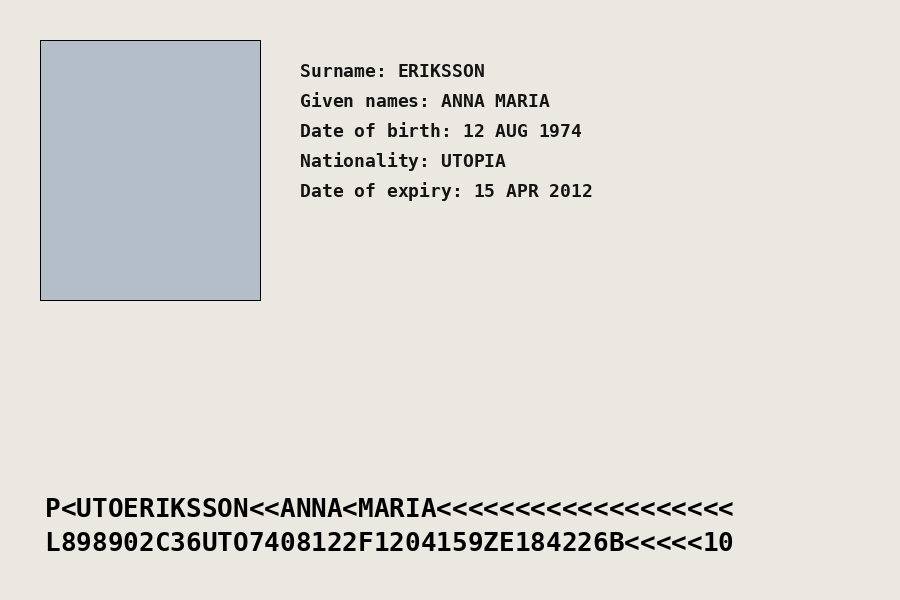
#> input picture doc_fraud_tier0/sample_data/sample_expired_passport.png, 900 x 600 px
$ python m2_noise.py ../../../doc_fraud_tier0/sample_data/sample_expired_passport.png   (older library calls are emulated)
#> lines starting #> are read from the running program, lines starting #| are printed output that depends on the picture
#> in main, img is the input picture: shape (600, 900, 3); mean B, G, R 215.6, 220.6, 222.1
import argparse
import json
import sys

import cv2
import numpy as np

SIGMA_MAX = 6.0

_K = np.array([[1, -2, 1], [-2, 4, -2], [1, -2, 1]], dtype=np.float64)


def _sigma(g):
    h, w = g.shape
    if h < 5 or w < 5:
        return 0.0
    c = cv2.filter2D(g, cv2.CV_64F, _K)
    return float(np.sqrt(np.pi / 2.0) * np.sum(np.abs(c[1:-1, 1:-1])) / (6.0 * (w - 2) * (h - 2)))


def _response(gray):
    return cv2.filter2D(gray, cv2.CV_64F, _K)[1:-1, 1:-1]


def assess(img_bgr, mode="photo"):
#> called with mode = 'photo'
    gray = cv2.cvtColor(img_bgr, cv2.COLOR_BGR2GRAY).astype(np.float64)
    h, w = gray.shape
#> h = 600; w = 900
    r = np.abs(_response(gray))
#> in _response, `return cv2.filter2D(gray, cv2.CV_64F, _K)[1:-1, 1:-1]`:
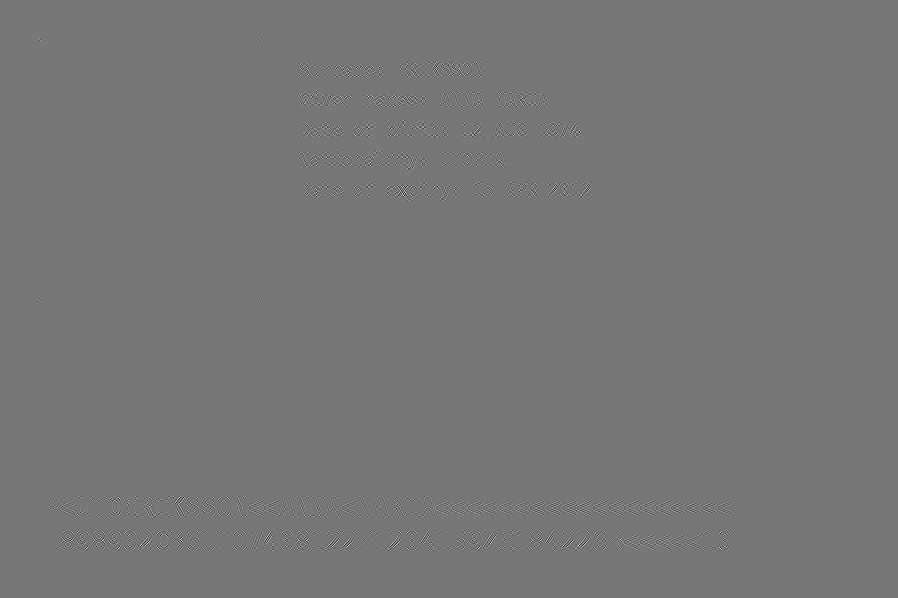
#> returned value: shape (598, 898) float64; min -449, max 507, mean 0; drawn with min black and max white
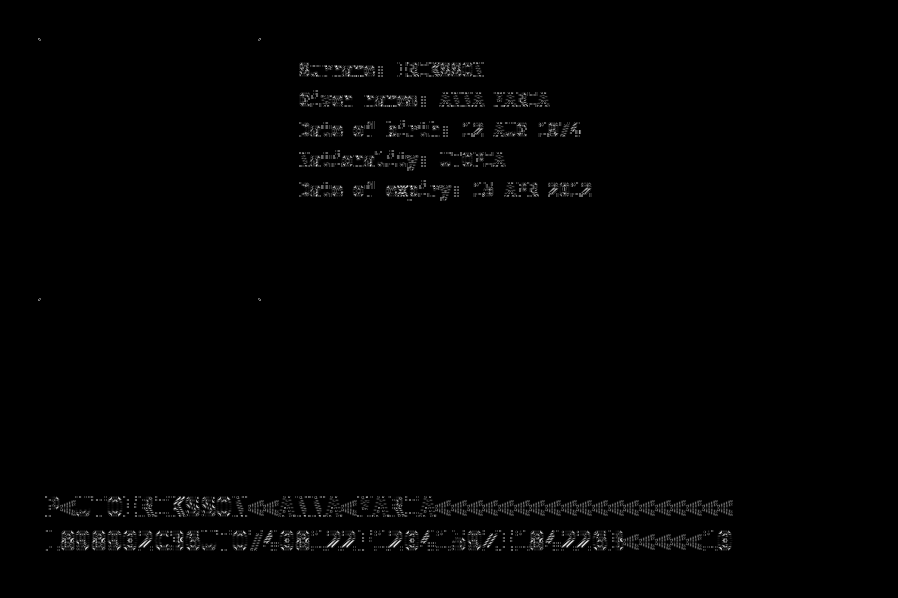
#> r: shape (598, 898) float64; min 0, max 507, mean 4.6; drawn with min black and max white
    robust = float(1.4826 * np.median(r) / 6.0)
#> robust = 0
    whole = _sigma(gray)
#> whole = 0.959
    flat_fraction = float((r == 0).mean())
#> flat_fraction = 0.95

    reasons = [] if robust <= SIGMA_MAX else ["noisy"]
#> reasons = []
    return {
        "module": "noise",
        "score": round(robust, 2),
        "unit": "estimated noise std-dev, gray levels (lower = cleaner)",
        "passed": not reasons,
        "rule": f"PASS if robust noise sigma <= {SIGMA_MAX}",
        "reasons": reasons,
        "details": {
            "whole_image_sigma (inflated by text edges)": round(whole, 2),
            "perfectly_flat_pixel_fraction": round(flat_fraction, 3),
            "measured_at": f"native resolution {w}x{h}",
        },
    }


def _verdict(res):
    return "N/A" if res["passed"] is None else ("PASS" if res["passed"] else "FAIL")


def show(res):
    print(f"[{res['module']}]  score = {res['score']}  ({res['unit']})  ->  {_verdict(res)}")
    print(f"  rule: {res['rule']}")
    for k, v in res["details"].items():
        print(f"  {k}: {v}")
    if res["reasons"]:
        print("  reasons:", ", ".join(res["reasons"]))


def main():
    ap = argparse.ArgumentParser(description="Noise check for one image")
    ap.add_argument("image")
    ap.add_argument("--json", action="store_true", help="print result as JSON")
    args = ap.parse_args()
    img = cv2.imread(args.image)
    if img is None:
        sys.exit(f"Cannot read image: {args.image}")
    res = assess(img)
#> res = 7 items
    print(json.dumps(res, indent=2)) if args.json else show(res)
#| [noise]  score = 0.0  (estimated noise std-dev, gray levels (lower = cleaner))  ->  PASS
#|   rule: PASS if robust noise sigma <= 6.0
#> the loop in show, `for k, v in res["details"].items():` made 3 passes
#> (k, v) on passes 2 to 3: ('perfectly_flat_pixel_fraction', 0.95), ('measured_at', 'native resolution 900x600')
#> v on pass 1: 0.96
#|   whole_image_sigma (inflated by text edges): 0.96
#|   perfectly_flat_pixel_fraction: 0.95
#|   measured_at: native resolution 900x600


if __name__ == "__main__":
    main()
